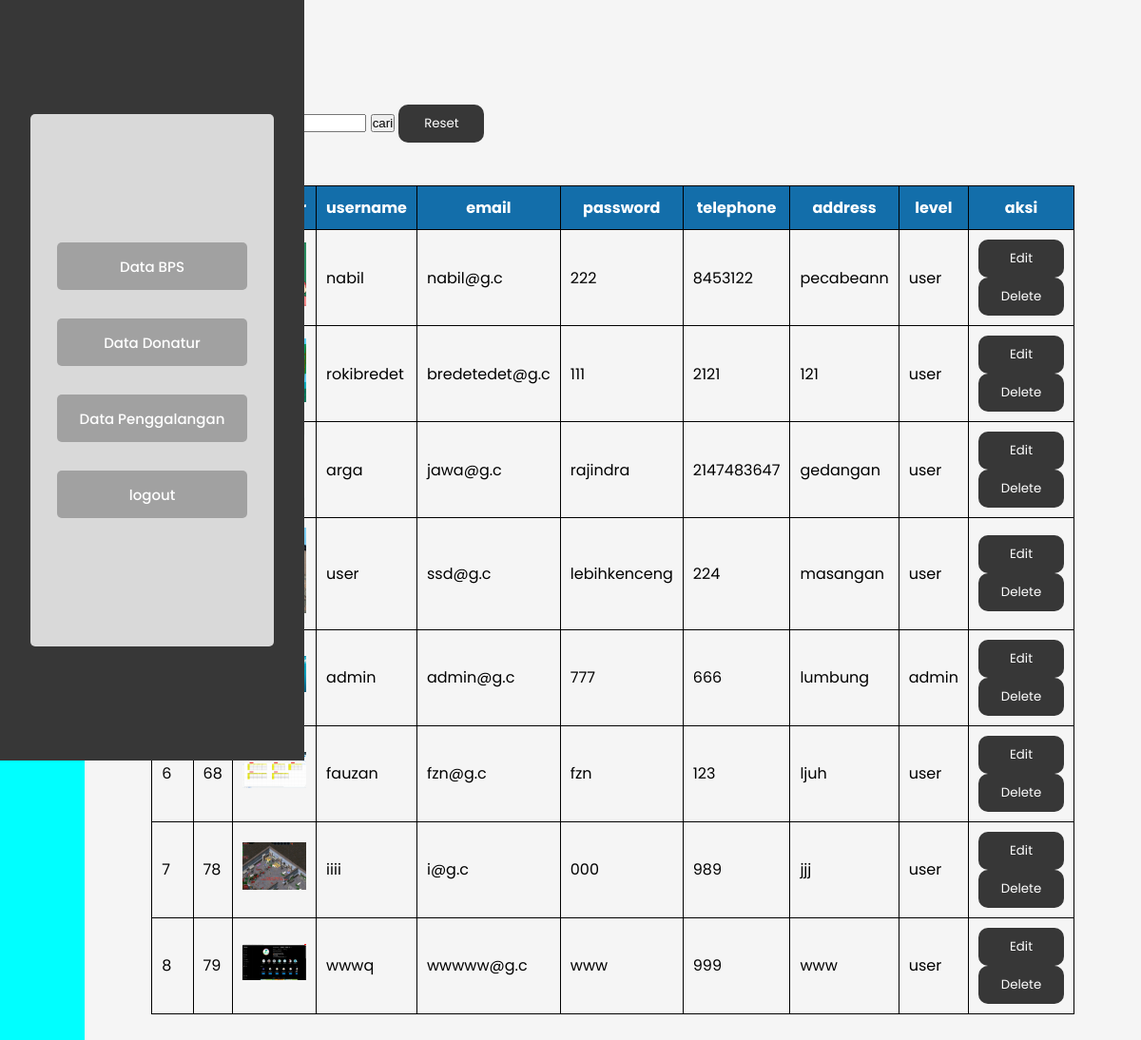
/admin/dashboard.php (signed in), run on the app's committed database.
### tables this page shows
CREATE TABLE `user` (
  `id_user` int(11) NOT NULL,
  `username` varchar(300) NOT NULL,
  `email` varchar(300) NOT NULL,
  `password` varchar(300) NOT NULL,
  `telephone` int(11) NOT NULL,
  `level` varchar(5) NOT NULL,
  `address` varchar(200) NOT NULL,
  `photo_profile` varchar(100) NOT NULL
);

### admin/dashboard.php (the view, shortened to what this page needs)
<!DOCTYPE html>
<html lang="en">
<head>
    <link rel="stylesheet" href="admin-template.css">
</head>
<body>
    <div id="kiri">
        <nav>
            <div class="navbox">
                <div class="nav-item">
                    <ul>
                        <li><a href=""><button>Data BPS</button></a></li>
                        <li><a href="data_donatur.php"><button>Data Donatur</button></a></li>
                        <li><a href="data_penggalang.php"><button>Data Penggalangan</button></a></li>
                        <li><a href="../login/logout.php"><button>logout</button></a></li>
                    </ul>
                </div>
            </div>
        </nav>
    </div>
    <div id="kanan">
        <div class="atas">
            <a href="phpcrud/create.php"><button>Add data</button></a>
        </div>
        <form action="" method="get">
            <label for="cari">Cari :</label>
            <input type="submit" value="cari">
            <a href="dashboard.php"><button type="button">Reset</button></a>
        </form>
        <table>
            <th>No</th>
            <th>id</th>
            <th>gambar</th>
            <th>username</th>
            <th>email</th>
            <th>password</th>
            <th>telephone</th>
            <th>address</th>
            <th>level</th>
            <th>aksi</th>
            <br>
<?php
include_once "../login/koneksi.php";
if (isset($_GET["search"])) {
    $cari = $_GET["search"];
    echo "data yang ditemukan .'$cari'.";
    $ambil = mysqli_query($conn, "SELECT * FROM user WHERE username LIKE '%".$cari."%'");
} else {
    $ambil = mysqli_query($conn, "SELECT * from user");
}
$no=1;
    if ($ambil) {
        while ($tampilan = mysqli_fetch_assoc($ambil)){
            $id = $tampilan['id_user'];
            $photo = "<img src='../profile/file-pp/".$tampilan["photo_profile"]."' alt=''>";
            $username = $tampilan['username'];
            $email = $tampilan['email'];
            $password = $tampilan['password'];
            $telephone = $tampilan['telephone'];
            $level = $tampilan['level'];
            $address = $tampilan['address'];
            echo '<tr>
                <td>'.$no.'</td>
                <td>'.$id.'</td>
                <td class="pp">'.$photo.'</td>
                <td>'.$username.'</td>
                <td>'.$email.'</td>
                <td>'.$password.'</td>
                <td>'.$telephone.'</td>
                <td>'.$address.'</td>
                <td>'.$level.'</td>
                <td>
                    <button><a href="../admin/phpcrud/edit.php?id='.$id.'">Edit</a></button>
                    <button><a href="../admin/phpcrud/delete.php?id='.$id.'">Delete</a></button>
                </td>
            </tr>';
            $no++;
        }
    }
?>
        </table>
    </div>
</body>
</html>

### admin/admin-template.css (style rules this page uses)
* { padding: 0; margin: 0; }
body { display: flex; font-family: "poppins"; background-color: #F5F5F5; }
#kiri { background-color: #373737; height: 100vh; width: 40vh; display: flex; align-items: center; justify-content: center; position: fixed; }
nav { background-color: #D9D9D9; height: 70%; width: 80%; display: flex; border-radius: 5px; }
.navbox { margin: auto; }
.navbox .nav-item ul li { list-style: none; }
.navbox ul { display: flex; justify-content: center; align-items: center; flex-direction: column; row-gap: 30px; }
.navbox ul li button { border: none; width: 200px; height: 50px; background-color: #A1A1A1; font-family: "poppins"; font-weight: 500; font-size: 15px; border-radius: 5px; transition: 0.2s; }
table { border-collapse: collapse; width: 100%; margin-top: 20px; }
table, th, td { border: 1px solid black; }
th, td { padding: 10px; }
th { background-color: rgb(19, 110, 170); color: white; }
img { max-width: 100%; max-height: 100%; height: auto; }
.pp { width: 100px; }
#kanan { background-color: #f5f5f5; width: 100%; padding: 70px; }
button { background-color: #373737; font-family: poppins; color: white; border: none; width: 90px; height: 40px; border-radius: 10px; }
a { text-decoration: none; color: #fff; }

### data on the page
user: username "nabil", email "nabil@g.c", password "222", telephone "8453122", address "pecabeann", level "user"
user: username "rokibredet", email "bredetedet@g.c", password "111", telephone "2121", address "121", level "user"
user: username "arga", email "jawa@g.c", password "rajindra", telephone "2147483647", address "gedangan", level "user"
user: username "user", email "ssd@g.c", password "lebihkenceng", telephone "224", address "masangan", level "user"
user: username "admin", email "admin@g.c", password "777", telephone "666", address "lumbung", level "admin"
user: id_user "68", photo_profile (picture), username "fauzan", email "fzn@g.c", password "fzn", telephone "123", address "ljuh", level "user"
user: id_user "78", photo_profile (picture), username "iiii", email "i@g.c", password "000", telephone "989", address "jjj", level "user"
user: id_user "79", photo_profile (picture), username "wwwq", email "wwwww@g.c", password "www", telephone "999", address "www", level "user"
